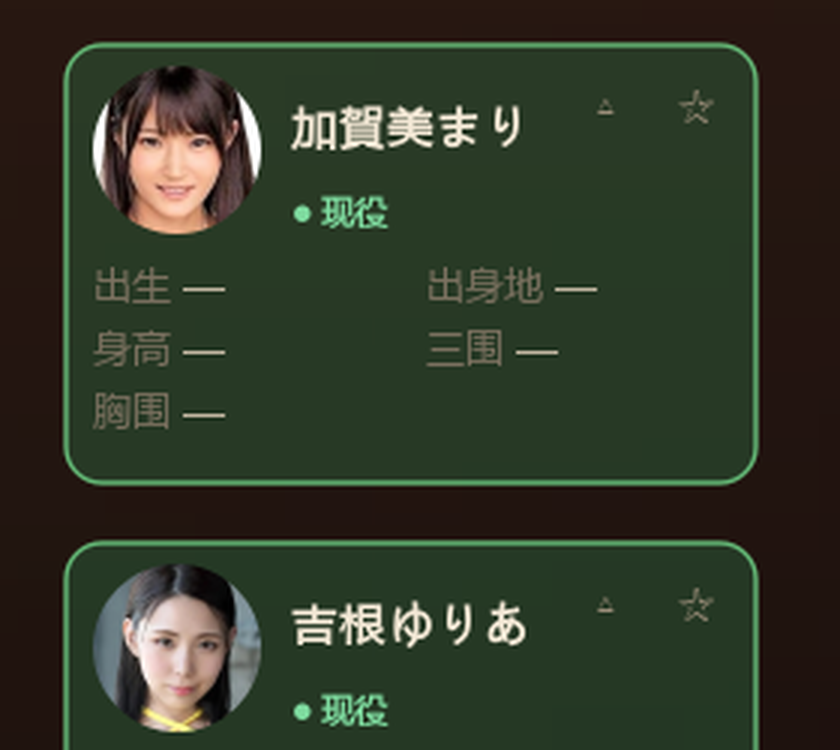
#> input picture dev/_scratch/a_kagami.png, 840 x 750 px, given in place of clipboard-2026-09-18T10-21-05-564Z-4a836f35.png, which was not available
$ python inspect_cards.py
#> lines starting #> are read from the running program, lines starting #| are printed output that depends on the picture; pictures that were not available may be replaced by others from this repository, and a replacement may not be noted
# -*- coding: utf-8 -*-
"""裁剪放大三张截图的关键卡片区域（坐标按 1920 实际宽度标定）。"""
import os
from PIL import Image

BASE = r"C:\Users\zouzu\.workbuddy\clipboard-images"
OUT = r"Z:\【01】自研软件\【26-19】本地影视中心\dev\_scratch"
os.makedirs(OUT, exist_ok=True)

S1 = os.path.join(BASE, "clipboard-2026-09-18T10-21-05-559Z-a393fc95.jpg")  # 全部
S2 = os.path.join(BASE, "clipboard-2026-09-18T10-21-05-562Z-b0f5e0e1.jpg")  # 最近播放
S3 = os.path.join(BASE, "clipboard-2026-09-18T10-21-05-564Z-4a836f35.png")  # 演员库

def crop(src, box, out, scale=3):
#> called with box = (258, 140, 512, 1015), scale = 1.6
    im = Image.open(src).convert("RGB")
#> im is the input picture: PIL image 840x750 RGB; mean R, G, B 49.6, 56.9, 40.7
    c = im.crop(box)
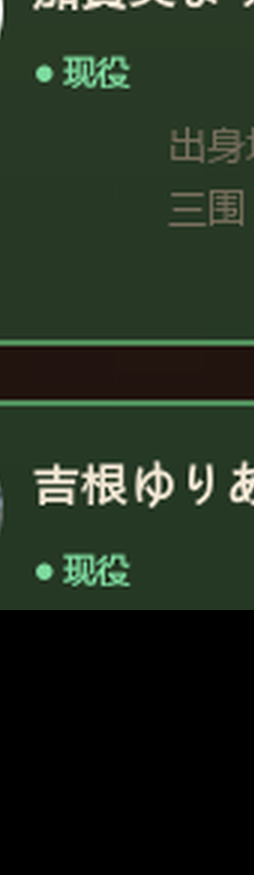
#> c: PIL image 254x875 RGB; mean R, G, B 33.3, 44.7, 30.7
    c = c.resize((int(c.width * scale), int(c.height * scale)), Image.LANCZOS)
#> c: PIL image 406x1400 RGB
    c.save(out)
    print("->", os.path.basename(out), c.size, "from", im.size)
#| -> c_actor_col1.png (406, 1400) from (840, 750)

# 演员库：第 1 列整列（看空信息区 / 状态徽标）
crop(S3, (258, 140, 512, 1015), os.path.join(OUT, "c_actor_col1.png"), 1.6)
# 演员库：第 4/5 列第 1 行（看乱码 meta）
crop(S3, (1170, 140, 1730, 460), os.path.join(OUT, "c_actor_garble.png"), 2.0)
#> in crop (call 2), `c = im.crop(box)`: c: PIL image 560x320 RGB; every value is 0
#> in crop (call 2), `c = c.resize((int(c.width * scale), int(c.height * scale)), Image.LANC..`: c: PIL image 1120x640 RGB; every value is 0
#| -> c_actor_garble.png (1120, 640) from (840, 750)
# 全部：左上两张影片卡（海报+标题+小字）
crop(S1, (262, 145, 720, 575), os.path.join(OUT, "c_poster_s1.png"), 3.0)
#> call 3 of crop, with box = (262, 145, 720, 575), scale = 3
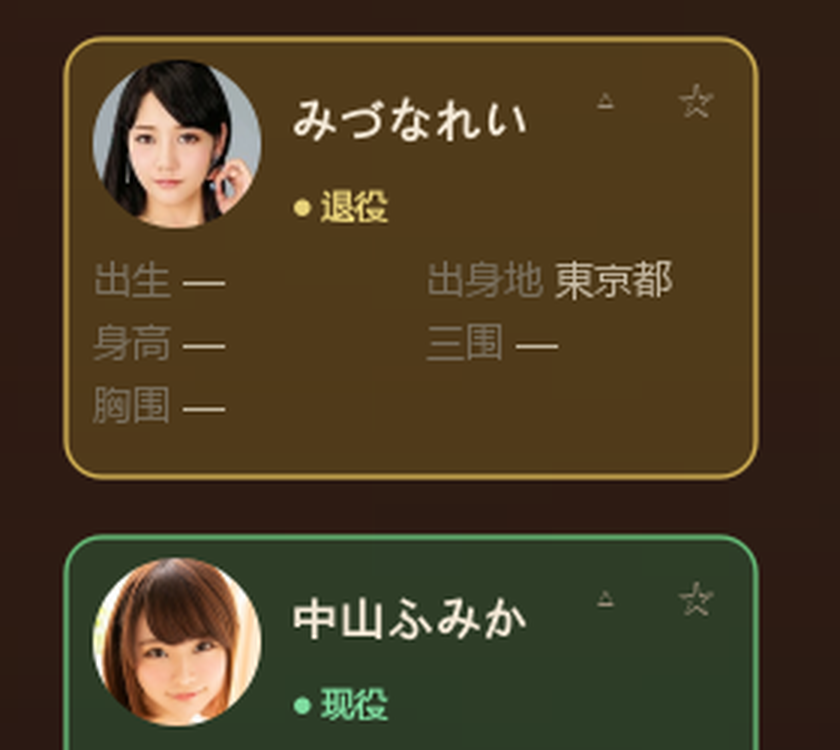
#> input picture dev/_scratch/a_miduna.png, 840 x 750 px, given in place of clipboard-2026-09-18T10-21-05-559Z-a393fc95.jpg, which was not available
#> in crop, im is the input picture: PIL image 840x750 RGB; mean R, G, B 73.7, 60.4, 36.4
#> in crop (call 3), `c = im.crop(box)`:
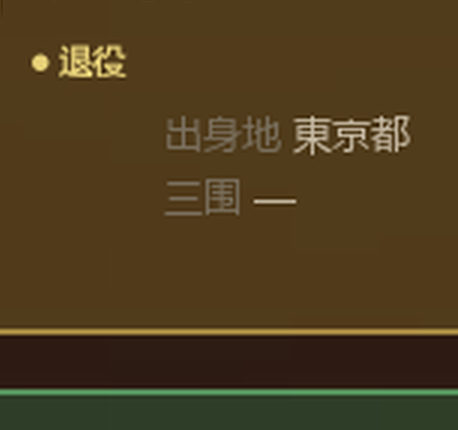
#> c: PIL image 458x430 RGB; mean R, G, B 76.8, 59.9, 30.3
#| -> c_poster_s1.png (1374, 1290) from (840, 750)
# 最近播放：左上两张影片卡
crop(S2, (262, 145, 720, 575), os.path.join(OUT, "c_poster_s2.png"), 3.0)
#| -> c_poster_s2.png (1374, 1290) from (840, 750)
print("DONE")
